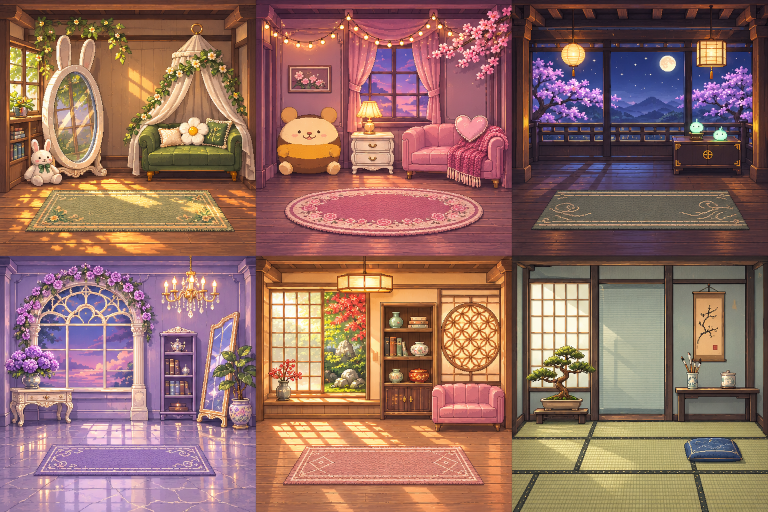
#> input picture tools/studio_art/room_plates.png, 1536 x 1024 px (shown at 1/2 size)
$ python draw_stella_studios.py
#> lines starting #> are read from the running program, lines starting #| are printed output that depends on the picture
"""Build the two studio atlases. All coordinates for interactive props are native pixels."""
from pathlib import Path
from random import Random

from PIL import Image, ImageDraw, ImageFilter

ROOT = Path(__file__).resolve().parents[1]
SOURCE = ROOT / "tools/studio_art/room_plates.png"
OUT = ROOT / "assets/studio_pixels"
CELL = 176
DESK_Y = 153


def make_desk(image, seed, colors, finish):
    """A solid front lip at y=153 hides the broadcaster's hips in both views."""
    d = ImageDraw.Draw(image)
    rng = Random(seed)
    shadow, dark, mid, light, edge = colors
    y = DESK_Y
    d.polygon([(3,y),(172,y),(175,y+5),(175,175),(0,175),(0,y+5)], fill=shadow)
    d.polygon([(4,y+1),(171,y+1),(175,y+9),(175,y+12),(0,y+12),(0,y+8)], fill=light)
    if finish == "wood":
        for _ in range(32):
            xx = rng.randrange(4,166)
            yy = rng.randrange(y+2,y+12)
            span = rng.randrange(3,17)
            d.line([(xx,yy),(xx+span//2,yy),(min(174,xx+span),yy-1)],fill=rng.choice([mid,edge]))
    elif finish == "stone":
        for xx,yy in [(1,158),(39,160),(115,157),(152,162)]:
            d.line([(xx,yy),(xx+4,yy),(xx+7,yy-1),(xx+11,yy),(xx+14,yy-1)],fill=mid)
            d.line([(xx+7,yy-1),(xx+8,yy-2),(xx+10,yy-2)],fill=edge)
    else:
        for xx,yy,length in [(4,155,13),(37,163,19),(107,155,14),(142,164,26)]:
            d.line((xx,yy,xx+length,yy),fill=edge)
    d.rectangle((0,y+13,175,175),fill=dark)
    d.line((0,y+12,175,y+12),fill=edge)
    d.line((0,y+14,175,y+14),fill=mid)
    d.line((0,173,175,173),fill=shadow)
    if finish == "wood":
        for x in (3,60,117):
            d.line((x,171,x+3,168,x+51,168,x+53,171),fill=shadow)
            d.line((x+5,169,x+50,169),fill=mid)
    else:
        for x in (2,58,115):
            d.line((x,169,x,172,x+54,172),fill=mid)


def keyboard(d, x, y, colors):
    shade, case, key, glint = colors
    d.polygon([(x+2,y),(x+42,y),(x+45,y+7),(x+44,y+9),(x-1,y+9),(x-1,y+6)],fill=shade)
    d.polygon([(x+3,y),(x+41,y),(x+43,y+6),(x,y+6)],fill=case)
    for row in range(3):
        for col in range(10):
            xx = x+3+col*4+(row%2)
            if row==2 and 2<=col<=5: continue
            d.line((xx,y+row*2+1,xx+2,y+row*2+1),fill=key)
            d.point((xx,y+row*2+1),fill=glint)
    d.line((x+11,y+5,x+26,y+5),fill=key)
    d.line((x+2,y+7,x+42,y+7),fill=case)


def doll(d, x, y, hair, light, dress, bow):
    d.ellipse((x-8,y-1,x+8,y+2),fill="#9e796b")
    d.polygon([(x-6,y-13),(x-7,y-8),(x-5,y-2),(x,y),(x+6,y-2),(x+5,y-11)],fill=dress,outline="#70524e")
    d.ellipse((x-6,y-20,x+6,y-8),fill=hair,outline="#795849")
    d.ellipse((x-4,y-17,x+4,y-10),fill="#f4d3ae")
    d.line((x-5,y-15,x-4,y-18,x-1,y-19,x+1,y-17,x+3,y-18,x+5,y-15),fill=hair,width=2)
    d.line((x-4,y-17,x-2,y-19,x,y-19),fill=light)
    for dx in (-2,2): d.point((x+dx,y-13),fill="#594648")
    d.line((x-5,y-7,x-3,y-6,x,y-8,x+3,y-6),fill=bow)
    d.line((x-4,y-3,x-2,y-4,x,y-3,x+3,y-4),fill=light)
    d.line((x+5,y-16,x+7,y-17,x+7,y-14,x+5,y-15),fill=bow)


def yato(image):
    make_desk(image,1,("#57402f","#98734c","#c5a173","#e1c69a","#f8dcb2"),"wood")
    d=ImageDraw.Draw(image)
    keyboard(d,65,155,("#735b49","#b7a28a","#e3d6bc","#fff0cf"))
    doll(d,24,160,"#d59941","#ffe2a1","#f5dabc","#958561")
    # Parallel metal struts with a separate cable and screws at each hinge.
    d.line((145,135,148,140,158,128,164,123,169,156),fill="#594d42")
    for dy in (0,4): d.line((144,132+dy,163,118+dy,170,154+dy),fill="#775f49",width=3)
    d.line((146,132,163,120,169,152),fill="#f7dfb6",width=2)
    d.line((148,135,162,125,167,152),fill="#d3b88f")
    d.rounded_rectangle((165,155,175,161),1,fill="#9a7b5d",outline="#694f41")
    for x,y in [(164,121),(170,155),(145,133)]:
        d.ellipse((x-3,y-3,x+3,y+3),fill="#ebcda7",outline="#876b52")
        d.line((x-1,y+1,x+1,y-1),fill="#886d51")
    d.polygon([(122,110),(126,110),(132,114),(144,127),(145,132),(141,135),(137,133),(129,122)],fill="#da792d",outline="#7a4a31")
    d.line((125,112,131,116,140,127),fill="#ffb45a",width=2)
    for x,y in [(129,117),(133,122),(138,128)]: d.line((x,y+2,x+3,y),fill="#aa4f26")
    for pts,c in [([(143,132),(151,132),(148,136)],"#627c46"), ([(142,133),(147,140),(144,139)],"#88a650"), ([(142,132),(142,139),(139,135)],"#52683b")]:
        d.polygon(pts,fill=c)


def danming(image):
    make_desk(image,2,("#865565","#b78485","#d6af9f","#edcfb8","#ffe3cd"),"lacquer")
    d=ImageDraw.Draw(image)
    d.polygon([(49,153),(121,153),(128,164),(42,164)],fill="#c68188",outline="#9a586b")
    d.line((47,162,124,162),fill="#f3b4ab")
    keyboard(d,64,155,("#945c6e","#c7939b","#f1cbcb","#fff1db"))
    d.ellipse((114,156,121,162),fill="#dfc1bc",outline="#ab7b83")
    d.line((117,157,117,159),fill="#fff0d6")
    doll(d,148,159,"#dcab69","#ffe4aa","#bc6978","#923e59")
    d.ellipse((10,157,30,162),fill="#a08084",outline="#775963")
    d.ellipse((12,156,28,159),fill="#ead4c7"); d.line((20,138,20,157),fill="#94797c",width=3)
    d.line((19,140,19,157),fill="#f9e8d6")
    d.arc((12,123,28,143),0,180,fill="#9b7c7f",width=2)
    d.rounded_rectangle((15,118,25,137),4,fill="#d3c3bb",outline="#826f78")
    d.line((17,121,17,132),fill="#fff2dc")
    for yy in range(121,131,2):
        for xx in range(18+(yy//2)%2,24,2): d.point((xx,yy),fill="#97878a")
    d.line((16,131,24,131),fill="#e4ac9f")
    d.point((21,134),fill="#a36373"); d.line((24,161,33,162,42,160),fill="#b18885")


def kubby(image):
    make_desk(image,3,("#302631","#614047","#977255","#af8059","#cb9b6e"),"wood")
    d=ImageDraw.Draw(image)
    d.polygon([(65,154),(117,154),(123,163),(59,163)],fill="#557069",outline="#424548")
    d.line((62,162,120,162),fill="#acac7d")
    # Two glazed bowls with different toppings. The spoon casts a one-pixel shadow.
    for x,y,cream in [(20,152,"#d6b278"),(43,154,"#c59570")]:
        d.ellipse((x-11,y+4,x+10,y+8),fill="#7c574b")
        d.ellipse((x-10,y-2,x+10,y+4),fill="#d3bfa1",outline="#6b5960")
        d.ellipse((x-7,y-8,x+7,y+2),fill=cream,outline="#936850")
        d.arc((x-6,y-7,x+5,y+1),195,290,fill="#ffe0a0",width=2)
        d.pieslice((x-10,y-2,x+10,y+9),0,180,fill="#b0a69b",outline="#594d52")
        d.line((x-7,y+3,x-4,y+5,x+3,y+5),fill="#e2d7c2")
        d.line((x-4,y+7,x+4,y+7),fill="#887d7e")
    d.line((19,147,25,134),fill="#955e78",width=2);d.line((20,145,25,135),fill="#d9abc1")
    for x in (40,45):d.point((x,150),fill="#4b3643")
    d.point((43,152),fill="#a55e54")
    d.line((171,157,165,137,151,133),fill="#3e3540",width=4)
    d.line((171,155,165,137,154,134),fill="#99826c")
    d.polygon([(140,125),(144,124),(157,130),(158,135),(154,139),(140,133),(137,130)],fill="#326566",outline="#343741")
    d.line((139,128,143,126,154,131),fill="#82c2b1",width=2)
    for x,y in [(141,129),(144,130),(147,131)]:d.line((x,y,x-1,y+3),fill="#234f58")
    d.line((153,136,160,143,165,144),fill="#433440")


def yune(image):
    make_desk(image,4,("#625368","#99869e","#c1afc3","#dad0d5","#f7eadf"),"stone")
    d=ImageDraw.Draw(image)
    keyboard(d,61,155,("#81708b","#b09eb6","#d7c7da","#f5e2e5"))
    # Crescent inside a transparent lantern; keep the glass panels open.
    d.ellipse((11,157,29,161),fill="#98859b"); d.line((12,158,28,158),fill="#cda873",width=2)
    d.polygon([(13,141),(16,137),(24,137),(27,141),(26,156),(14,156)],outline="#a58a91")
    d.arc((15,140,24,152),5,215,fill="#ffe7a9",width=2)
    d.line((15,141,15,147),fill="#f2e7df");d.line((13,141,27,141),fill="#caaa82")
    d.arc((16,132,24,141),180,360,fill="#977653")
    # Armillary: a foot, open meridians, a tilted ecliptic and the shaded nucleus.
    d.ellipse((133,157,161,161),fill="#988299")
    d.ellipse((134,155,159,159),fill="#83634e",outline="#594554");d.arc((136,154,157,158),160,350,fill="#e7ba76",width=2)
    d.polygon([(143,143),(150,144),(148,151),(152,155),(140,155),(144,151)],fill="#a07b55",outline="#66504d")
    d.line((145,146,145,151,142,154),fill="#e5bc82")
    for box in [(129,115,161,147),(134,116,155,146),(128,125,161,139)]:
        d.ellipse(box,outline="#7a5a52",width=2)
        d.arc(box,175,290,fill="#f0cd8b",width=2)
        d.arc(box,290,50,fill="#bc9466")
    d.ellipse((140,126,150,137),fill="#846695",outline="#594965")
    d.arc((141,127,150,137),180,284,fill="#c1abc5",width=2)
    d.line((129,138,156,120),fill="#8a674a",width=3);d.line((130,137,156,120),fill="#f4cc84")
    for x,y in [(144,115),(157,121),(131,137)]: d.point((x,y),fill="#fff2bd")


def dori(image):
    make_desk(image,5,("#704d3b","#ad795a","#d5a478","#eac69b","#ffe0ae"),"wood")
    d=ImageDraw.Draw(image)
    keyboard(d,61,155,("#896554","#c4a58e","#eddbc0","#fff0d4"))
    # Blown heart-topped bottle: two edges of the glass, thin neck, rosy liquid.
    d.ellipse((10,157,32,161),fill="#bf9378")
    d.rounded_rectangle((15,141,27,159),3,fill="#cc9688",outline="#89695d")
    d.rectangle((19,135,23,142),fill="#c8a186",outline="#937865")
    d.line((17,146,17,155,19,157),fill="#fae4bf"); d.line((25,145,25,156),fill="#ab756a")
    d.rectangle((20,146,24,153),fill="#ecd8b8");d.line((21,148,23,148),fill="#ac8c70")
    d.polygon([(21,136),(13,129),(13,125),(16,122),(19,123),(21,126),(24,122),(28,122),(31,125),(30,130),(23,135)],fill="#ad775b",outline="#785541")
    d.line((15,127,16,124,19,125),fill="#f8d5a6");d.line((24,132,28,129,29,126),fill="#895c49")
    d.ellipse((130,155,157,161),fill="#c7a78a",outline="#8b6e5a")
    d.ellipse((131,154,156,159),fill="#f5dec0",outline="#b99c83")
    d.polygon([(135,155),(138,146),(147,145),(152,154),(147,157),(140,157)],fill="#e0a34e",outline="#98663e")
    d.line((138,153,140,148,141,150,140,154),fill="#f9cc75",width=2)
    d.ellipse((137,143,148,148),fill="#9b5835",outline="#915337")
    d.line((138,147,139,150,140,148,145,148,147,150),fill="#b36b39")
    d.line((140,144,142,141,145,143),fill="#fff1ca",width=2)
    d.ellipse((143,140,146,143),fill="#ab524d")
    d.line((155,158,165,155),fill="#9b8170");d.ellipse((163,153,168,156),fill="#d8c9ac",outline="#a98a72")


def fuwa(image):
    """Low writing desk in the broadcast close-up. The overview shows the open tatami."""
    make_desk(image,6,("#2c302c","#493d37","#675244","#846a52","#a58a68"),"wood")
    d=ImageDraw.Draw(image)
    d.polygon([(16,155),(41,155),(44,162),(12,162)],fill="#4a4947",outline="#343735")
    d.ellipse((21,156,34,160),fill="#343a3b");d.arc((21,155,34,160),185,300,fill="#8c8f80")
    d.line((20,153,42,148),fill="#493e3a",width=2);d.line((20,152,38,148),fill="#bc9b6a")
    d.polygon([(132,158),(133,151),(141,150),(143,157),(139,161),(134,161)],fill="#8daba3",outline="#526b68")
    d.arc((133,150,141,154),175,355,fill="#dce2c6");d.line((134,154,135,158),fill="#cccfab")
    for x,y in [(133,140),(138,139),(144,142)]:
        d.line((137,151,x,y+2),fill="#bc9c73")
        d.line((x,y+2,x-1,y),fill="#4d4744")


ROOMS = [yato, danming, kubby, yune, dori, fuwa]


def backplate(tile, size, reserve_mint):
    # Sample each room independently to avoid colour bleeding across atlas seams.
    pixels = tile.resize((size,size), Image.Resampling.LANCZOS)
    pixels = pixels.filter(ImageFilter.UnsharpMask(radius=.72, percent=85, threshold=3))
    palette = pixels.quantize(colors=192)
    if not reserve_mint:
        return palette.convert("RGB")
    # The two tiny wisps share almost no colours with Kubby's purple outdoor scene.
    # Median cut alone can replace their mint with the ivory of the paper lamps.
    sample = tile.crop(tuple(round(f*tile.width) for f in (.695,.478,.754,.535)))
    accents = sample.quantize(colors=12).getpalette()[:36]
    entries = palette.getpalette()[:192*3] + accents
    palette.putpalette(entries + entries[:3]*((768-len(entries))//3))
    return pixels.quantize(palette=palette, dither=Image.Dither.NONE).convert("RGB")


def build():
    OUT.mkdir(exist_ok=True)
    with Image.open(SOURCE) as source:
#> source is the input picture: PIL image 1536x1024 RGB; mean R, G, B 147.7, 108.7, 98.9
        width,height=source.size
#> width = 1536; height = 1024
        if width%3 or height%2 or width//3!=height//2:
            raise ValueError("Expected a 3 by 2 atlas of square source paintings")
        side=width//3
#> side = 512
        native=Image.new("RGBA",(CELL*3,CELL*4))
#> native: PIL image 528x704 RGBA; every value is 0
        closeup=Image.new("RGB",(CELL*6,CELL*4))
#> closeup: PIL image 1056x704 RGB; every value is 0
        for index,draw_props in enumerate(ROOMS):
            col,row=index%3,index//3
            box=(col*side,row*side,(col+1)*side,(row+1)*side)
            tile=source.crop(box).convert("RGB")
            native.paste(backplate(tile,CELL,draw_props is kubby),(col*CELL,row*CELL))
            closeup.paste(backplate(tile,CELL*2,draw_props is kubby),(col*CELL*2,row*CELL*2))
            front=Image.new("RGBA",(CELL,CELL))
            draw_props(front)
            native.alpha_composite(front,(col*CELL,(row+2)*CELL))
#> this loop made 6 passes
#> pass 1, in build, `tile=source.crop(box).convert("RGB")`:
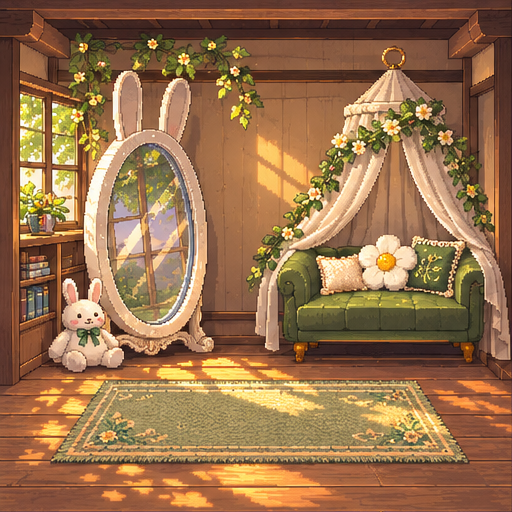
#> tile: PIL image 512x512 RGB; mean R, G, B 152.4, 112.7, 75.7
#> pass 1, in backplate, `pixels = pixels.filter(ImageFilter.UnsharpMask(radius=.72, percent=85,..`:
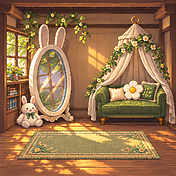
#> pixels: PIL image 176x176 RGB; mean R, G, B 151.8, 112.6, 75.7
#> pass 1, in backplate, `palette = pixels.quantize(colors=192)`:
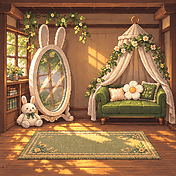
#> palette: PIL image 176x176 P; mean R, G, B 152, 112.3, 76
#> after the loop:
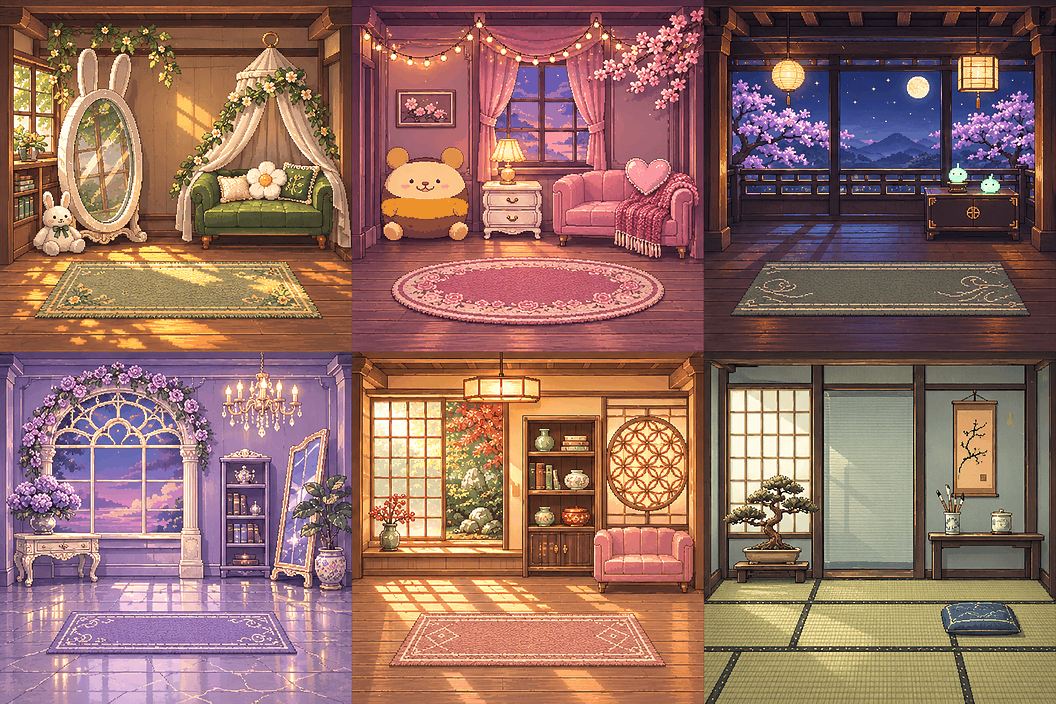
#> closeup: PIL image 1056x704 RGB; mean R, G, B 146.9, 108.4, 98.9
#> after the loop:
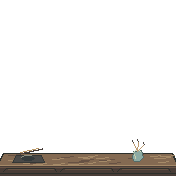
#> front: PIL image 176x176 RGBA; mean R, G, B, A 13.5, 11.5, 9.5, 34; transparent parts drawn white
#> after the loop:
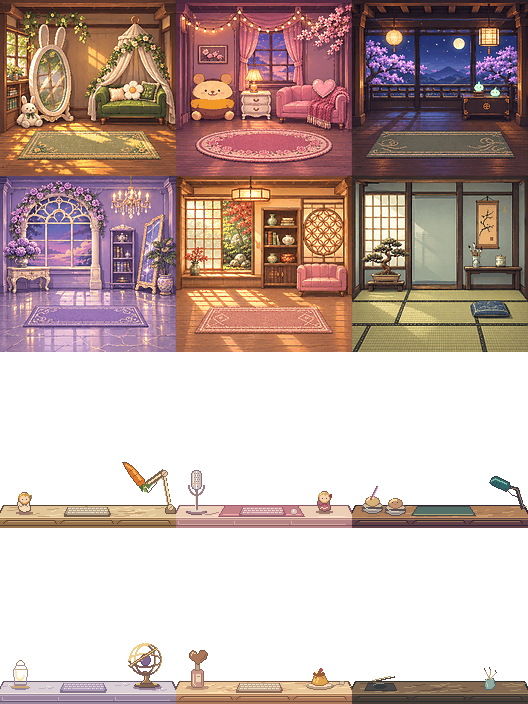
#> native: PIL image 528x704 RGBA; mean R, G, B, A 85.3, 63.9, 58, 146.2; transparent parts drawn white
#> after the loop:
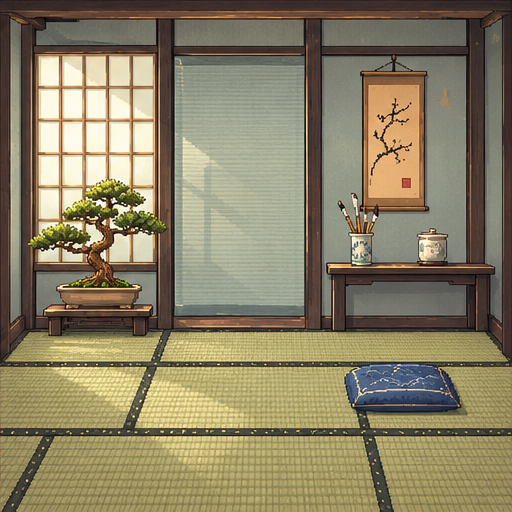
#> tile: PIL image 512x512 RGB; mean R, G, B 138.7, 129, 101.1
    native.save(OUT/"rooms.png",optimize=True)
    closeup.save(OUT/"rooms_closeup.png",optimize=True)


if __name__=="__main__":
    build()
